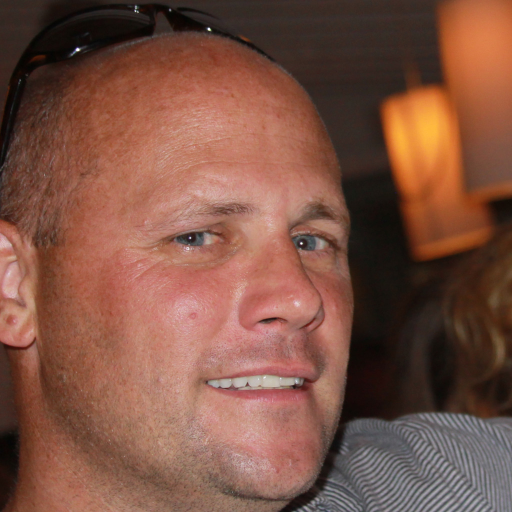
#> input picture ai-image-detector-backend/test_images/04696.jpeg, 1024 x 1024 px (shown at 1/2 size)
$ python -i workers.py   (imports and definitions only)
#> lines starting #> are read from the running program, lines starting #| are printed output that depends on the picture
# detector/workers.py
import cv2
import numpy as np
from scipy.fft import fft2, fftshift
from scipy import signal

def extract_features_worker(image_path):
#> called with image_path = '../test_images/04696.jpeg'
    try:
        img = cv2.imread(str(image_path))
#> img is the input picture: shape (1024, 1024, 3); mean B, G, R 67.6, 82.8, 125.9
        if img is None:
            return None
        gray = cv2.cvtColor(img, cv2.COLOR_BGR2GRAY)
        gray_norm = gray.astype(np.float32) / 255.0
        h, w = gray_norm.shape
#> h = 1024; w = 1024
        fft = fft2(gray_norm)
        fft_shifted = fftshift(fft)
        magnitude = np.abs(fft_shifted)
        phase = np.angle(fft_shifted)
        magnitude_log = np.log(magnitude + 1e-10)
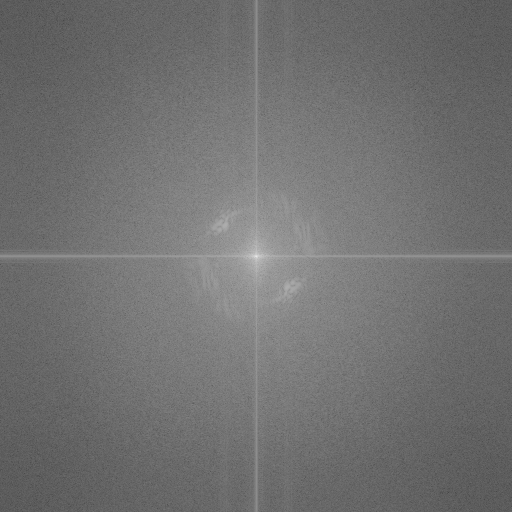
#> magnitude_log: shape (1024, 1024) float32 (shown at 1/2 size); min -6.98, max 12.86, mean 1.81; drawn with min black and max white
        features = []
        # High Frequency (5)
        center_h, center_w = h // 2, w // 2
#> center_h = 512; center_w = 512
        Y, X = np.ogrid[:h, :w]
#> Y = 1024 values from 0 to 1023
        radius = min(center_h, center_w) // 3
#> radius = 170
        mask_high = ((X - center_w) ** 2 + (Y - center_h) ** 2) > radius ** 2
        mag_hf = magnitude_log * mask_high
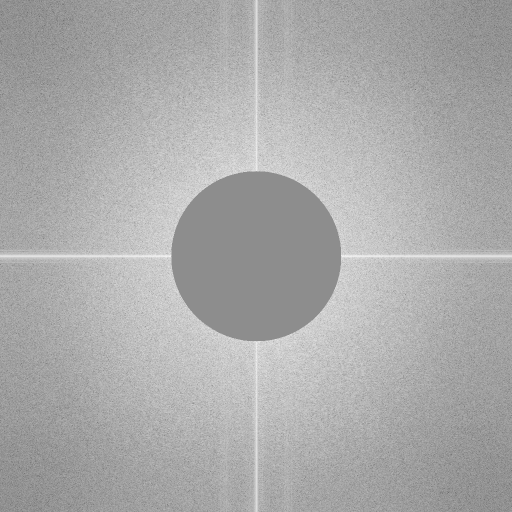
#> mag_hf: shape (1024, 1024) float32 (shown at 1/2 size); min -6.98, max 5.62, mean 1.45; drawn with min black and max white
        phase_hf = phase * mask_high
        mag_norm = (mag_hf - np.mean(mag_hf)) / (np.std(mag_hf) + 1e-10)
        features.extend([
            np.sum(np.abs(mag_norm) > 2.5) / (h * w),
            np.std(mag_hf),
            np.mean(np.abs(mag_hf)),
            np.sum(np.abs(np.diff(phase_hf, axis=0)) > np.pi / 2) / (h * w),
            np.max(mag_hf) - np.min(mag_hf)
        ])
        # PSD features (5)
        psd = magnitude ** 2
        r = np.sqrt((X - center_w) ** 2 + (Y - center_h) ** 2)
        r_int = r.astype(int)
        max_radius = min(int(np.min([center_h, center_w])), 100)
#> max_radius = 100
        radial_profile = np.zeros(max_radius)
#> radial_profile = 100 values from 0 to 0
        for i in range(max_radius):
            mask = (r_int == i)
            if np.sum(mask) > 0:
                radial_profile[i] = np.mean(psd[mask])
#> after the loop, radial_profile = 100 values, max 1.49e+11 at index 0, min 13004.3 at index 76, mean 1.52e+09
        if len(radial_profile) > 10:
            gradient = np.gradient(radial_profile)
#> gradient = 100 values, max 69161.4 at index 10, min -1.48e+11 at index 0, mean -2.23e+09
            features.extend([
                np.var(gradient),
                np.sum(np.abs(np.diff(gradient)) > np.std(gradient) * 2) / len(gradient),
                np.mean(radial_profile[:10]),
                np.mean(radial_profile[-10:]),
                np.sum(psd) / (h * w)
            ])
        else:
            features.extend([0.0, 0.0, 0.0, 0.0, np.sum(psd) / (h * w)])
        # Upsampling features (5)
        freqs = [h // 8, h // 4, h // 2]
#> freqs = [128, 256, 512]
        energies = []
        for freq in freqs:
            if freq < h and freq < w:
                window = 5
                fh = min(freq, h - window)
                fw = min(freq, w - window)
                local_energy = np.sum(magnitude[fh:fh + window, fw:fw + window] ** 2)
                energies.append(local_energy)
            else:
                energies.append(0)
#> this loop made 3 passes
#> local_energy on passes 1 to 3: 166.2, 1061.3, 1.6e+11
#> after the loop, energies = [166.2, 1061.3, 1.6e+11]
        total_energy = np.sum(magnitude ** 2) + 1e-10
#> total_energy = 1.85e+11
        features.extend([
            energies[0] / total_energy,
            energies[1] / total_energy,
            energies[2] / total_energy,
            sum(energies) / total_energy,
            np.std(energies)
        ])
        # Frequency convolution features (5)
        f_am = np.abs(fft_shifted)
        f_ph = np.angle(fft_shifted)
        kernel = np.ones((5, 5)) / 25
        f_am_log = np.log(f_am + 1e-10)
        f_am_conv = signal.convolve2d(f_am_log, kernel, mode='same', boundary='wrap')
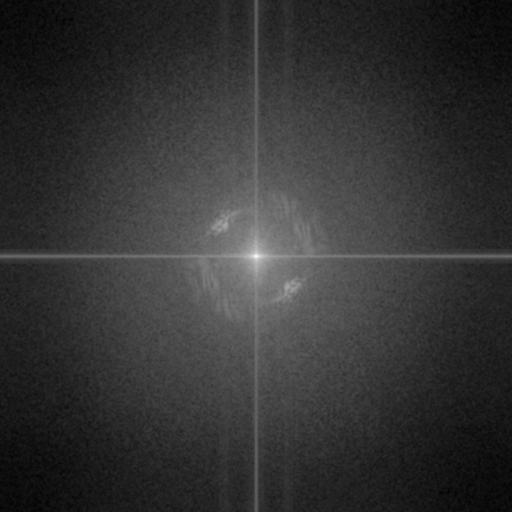
#> f_am_conv: shape (1024, 1024) float64 (shown at 1/2 size); min -0.309, max 10.14, mean 1.81; drawn with min black and max white
        f_ph_conv = signal.convolve2d(f_ph, kernel, mode='same', boundary='wrap')
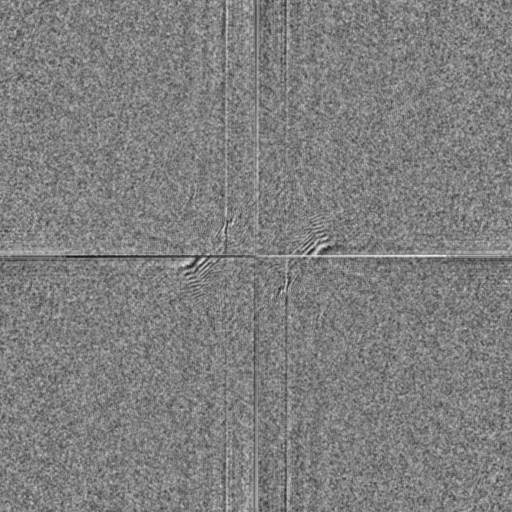
#> f_ph_conv: shape (1024, 1024) float64 (shown at 1/2 size); min -2.11, max 2.11, mean -8.99e-06; drawn with min black and max white
        features.extend([
            np.std(f_am_conv) / (np.mean(np.abs(f_am_conv)) + 1e-10),
            np.std(f_ph_conv) / (np.pi + 1e-10),
            np.var(f_am_conv),
            np.var(f_ph_conv),
            np.corrcoef(f_am_conv.flatten(), f_ph_conv.flatten())[0, 1]
        ])
        # Phase features (5)
        phase_grad_h = np.angle(np.exp(1j * np.diff(phase, axis=0)))
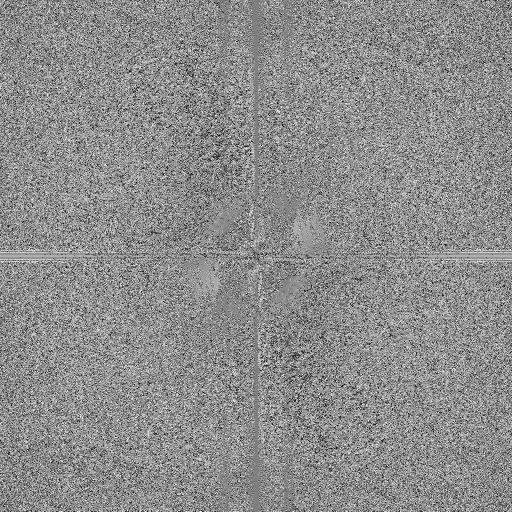
#> phase_grad_h: shape (1023, 1024) float32 (shown at 1/2 size); min -3.14, max 3.14, mean 0.328; drawn with min black and max white
        phase_grad_w = np.angle(np.exp(1j * np.diff(phase, axis=1)))
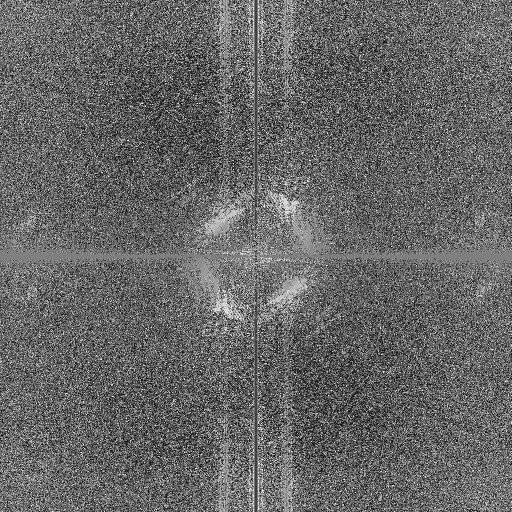
#> phase_grad_w: shape (1024, 1023) float32 (shown at 1/2 size); min -3.14, max 3.14, mean -0.605; drawn with min black and max white
        features.extend([
            np.std(phase_grad_h),
            np.std(phase_grad_w),
            np.mean(np.abs(phase_grad_h)),
            np.mean(np.abs(phase_grad_w)),
            np.var(phase)
        ])
        # Global statistics (5)
        features.extend([
            np.mean(magnitude_log),
            np.std(magnitude_log),
            np.mean(phase),
            np.std(phase),
            np.median(magnitude_log)
        ])
        # Multiscale features (5)
        scales = [1.0, 0.5, 0.25]
        energies = []
        for scale in scales:
            if scale < 1.0:
                new_h, new_w = int(h * scale), int(w * scale)
                img_scaled = cv2.resize(gray_norm, (new_w, new_h))
            else:
                img_scaled = gray_norm
            fft_scale = np.abs(fft2(img_scaled))
            energy = np.sum(fft_scale ** 2)
            energies.append(energy)
#> this loop made 3 passes
#> energy on passes 1 to 3: 1.85e+11, 1.15e+10, 721057792
#> pass 2, in extract_features_worker, `img_scaled = cv2.resize(gray_norm, (new_w, new_h))`:
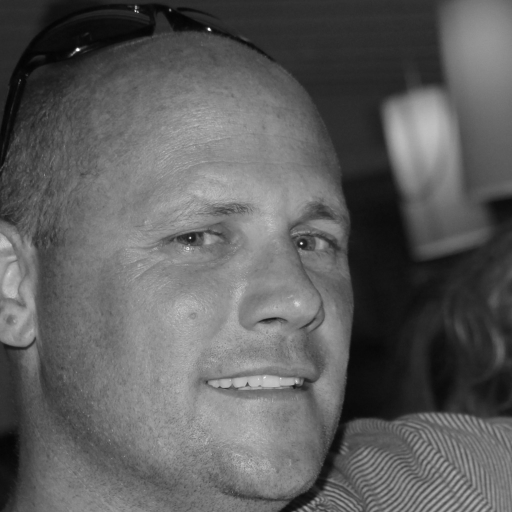
#> img_scaled: shape (512, 512) float32; min 0.0147, max 0.99, mean 0.369
#> after the loop, energies = [1.85e+11, 1.15e+10, 721057792]
        features.extend([
            energies[0],
            energies[1] / (energies[0] + 1e-10),
            energies[2] / (energies[0] + 1e-10),
            np.std(energies),
            np.max(energies) / (np.min(energies) + 1e-10)
        ])
        return np.array(features)
    except Exception:
        return None

>>> result = extract_features_worker('../test_images/04696.jpeg')
#> result = 35 values, max 2.68e+20 at index 5, min -1.52e-05 at index 19, mean 7.66e+18

$ run again, on ai-image-detector-backend/test_images/originalfaux.jpeg
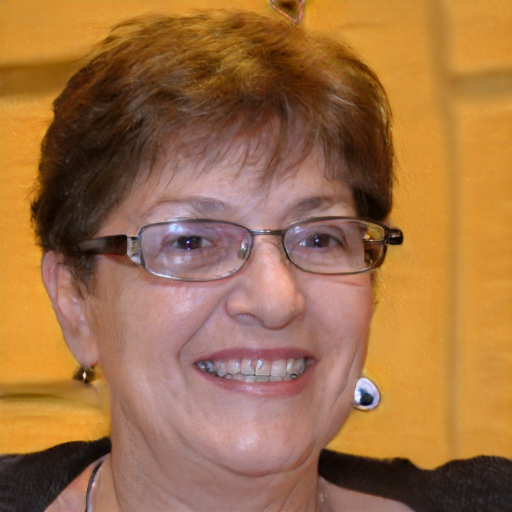
#> input picture ai-image-detector-backend/test_images/originalfaux.jpeg, 1024 x 1024 px (shown at 1/2 size)
#> in extract_features_worker, img is the input picture: shape (1024, 1024, 3); mean B, G, R 69, 111.8, 160.2
#> after the loop in extract_features_worker, `for i in range(max_radius):`: radial_profile = 100 values, max 2.49e+11 at index 0, min 7516.7 at index 99, mean 2.51e+09
#> gradient = 100 values, max 23638.7 at index 32, min -2.48e+11 at index 0, mean -3.73e+09
#> the loop in extract_features_worker, `for freq in freqs:` made 3 passes
#> local_energy on passes 1 to 3: 741.4, 1300.5, 2.59e+11
#> after the loop in extract_features_worker, `for freq in freqs:`: energies = [741.4, 1300.5, 2.59e+11]
#> total_energy = 2.84e+11
#> in extract_features_worker, `phase_grad_w = np.angle(np.exp(1j * np.diff(phase, axis=1)))`:
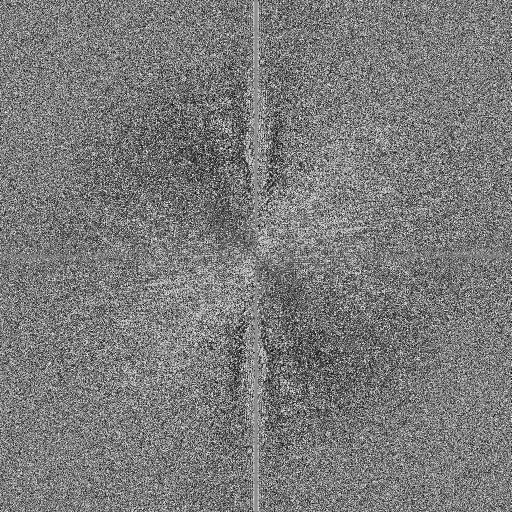
#> phase_grad_w: shape (1024, 1023) float32 (shown at 1/2 size); min -3.14, max 3.14, mean -0.115; drawn with min black and max white
#> the loop in extract_features_worker, `for scale in scales:` made 3 passes
#> energy on passes 1 to 3: 2.84e+11, 1.77e+10, 1.11e+09
#> pass 2, in extract_features_worker, `img_scaled = cv2.resize(gray_norm, (new_w, new_h))`:
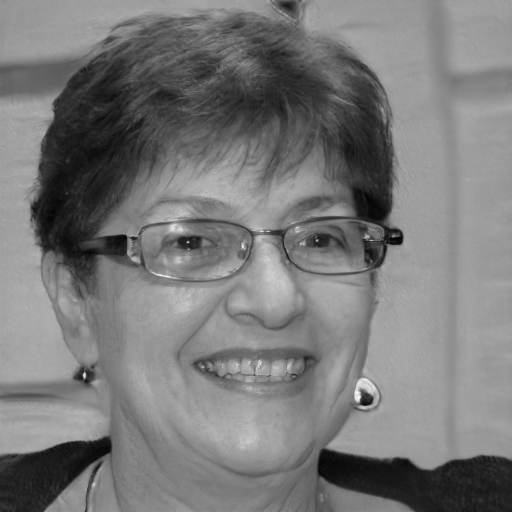
#> img_scaled: shape (512, 512) float32; min 0.0147, max 0.974, mean 0.476
#> after the loop in extract_features_worker, `for scale in scales:`: energies = [2.84e+11, 1.77e+10, 1.11e+09]
#> result = 35 values, max 7.57e+20 at index 5, min -5.03e-06 at index 19, mean 2.16e+19

$ run again, on ai-image-detector-backend/test_images/fausse.png
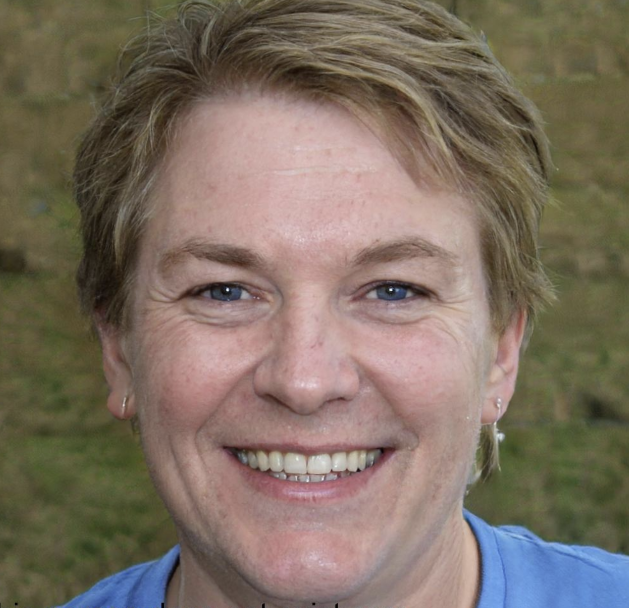
#> input picture ai-image-detector-backend/test_images/fausse.png, 1258 x 1215 px (shown at 1/2 size)
#> in extract_features_worker, img is the input picture: shape (1215, 1258, 3); mean B, G, R 97.1, 110.8, 124.5
#> after the loop in extract_features_worker, `for i in range(max_radius):`: radial_profile = 100 values, max 4.62e+11 at index 0, min 14391.3 at index 99, mean 4.66e+09
#> gradient = 100 values, max 329346.1 at index 15, min -4.58e+11 at index 0, mean -6.91e+09
#> the loop in extract_features_worker, `for freq in freqs:` made 3 passes
#> local_energy on passes 1 to 3: 60.31, 193.2, 47496192
#> after the loop in extract_features_worker, `for freq in freqs:`: energies = [60.31, 193.2, 47496192]
#> total_energy = 5.15e+11
#> in extract_features_worker, `phase_grad_w = np.angle(np.exp(1j * np.diff(phase, axis=1)))`:
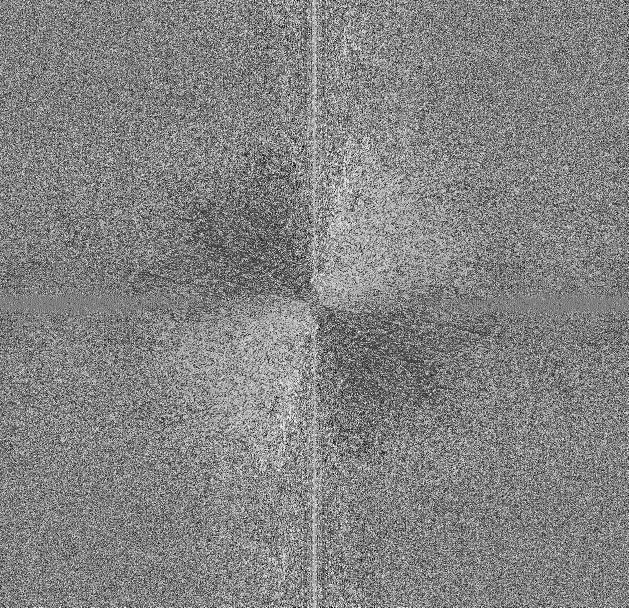
#> phase_grad_w: shape (1215, 1257) float32 (shown at 1/2 size); min -3.14, max 3.14, mean 0.0905; drawn with min black and max white
#> the loop in extract_features_worker, `for scale in scales:` made 3 passes
#> energy on passes 1 to 3: 5.15e+11, 3.21e+10, 2e+09
#> pass 2, in extract_features_worker, `img_scaled = cv2.resize(gray_norm, (new_w, new_h))`:
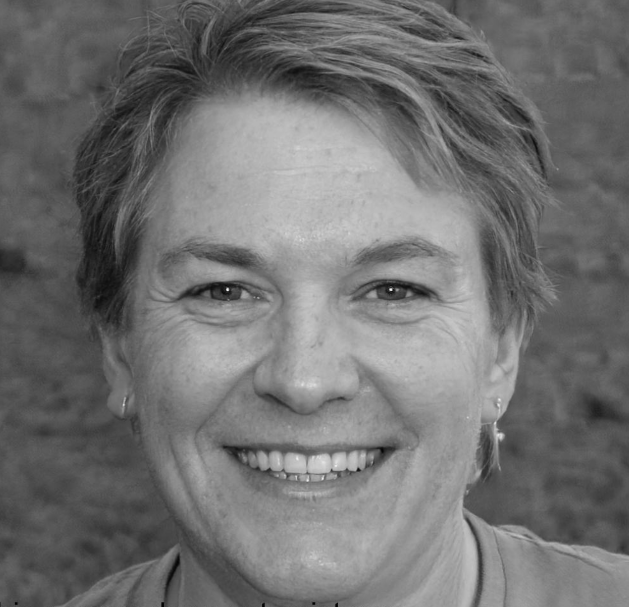
#> img_scaled: shape (607, 629) float32; min 0.00588, max 0.966, mean 0.444
#> after the loop in extract_features_worker, `for scale in scales:`: energies = [5.15e+11, 3.21e+10, 2e+09]
#> result = 35 values, max 2.58e+21 at index 5, min -3.91e-06 at index 19, mean 7.38e+19
